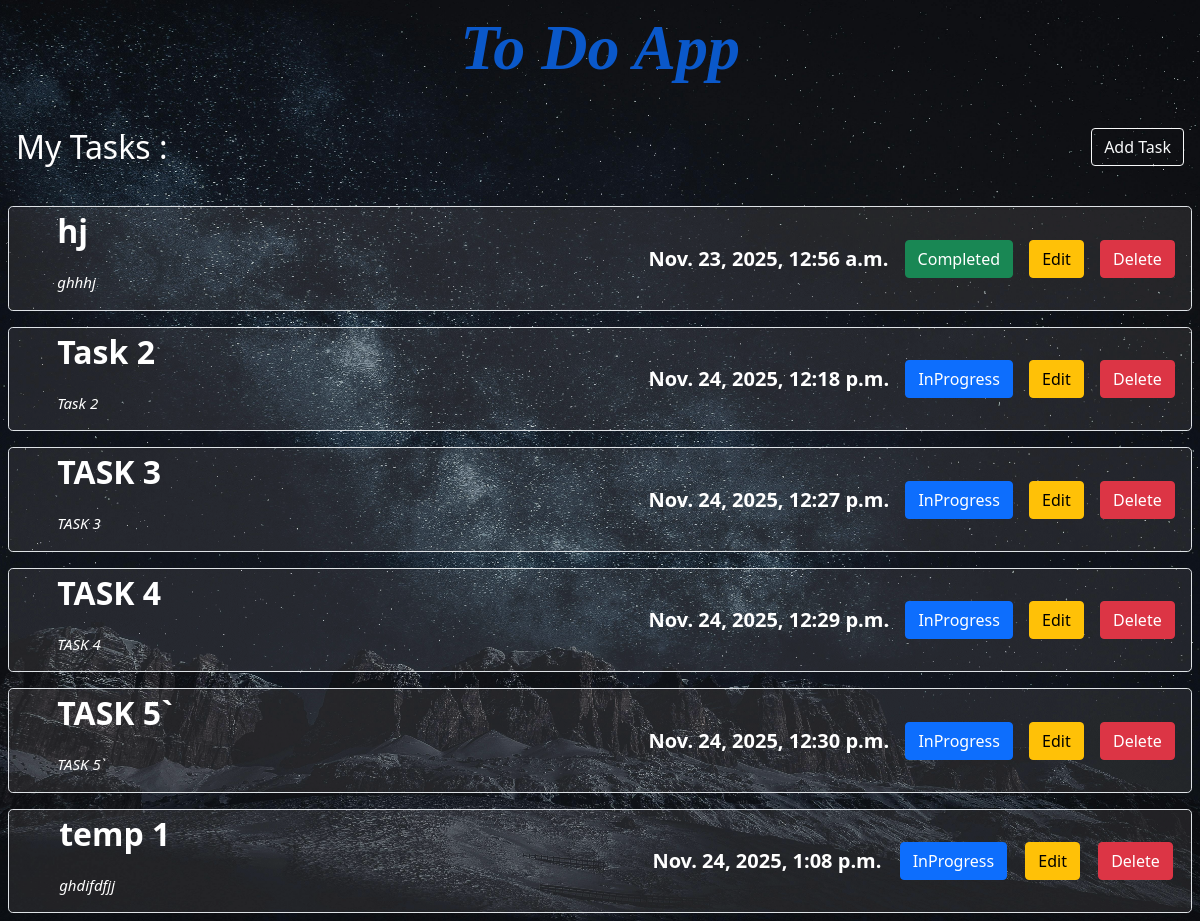
Before: / with the older database file.
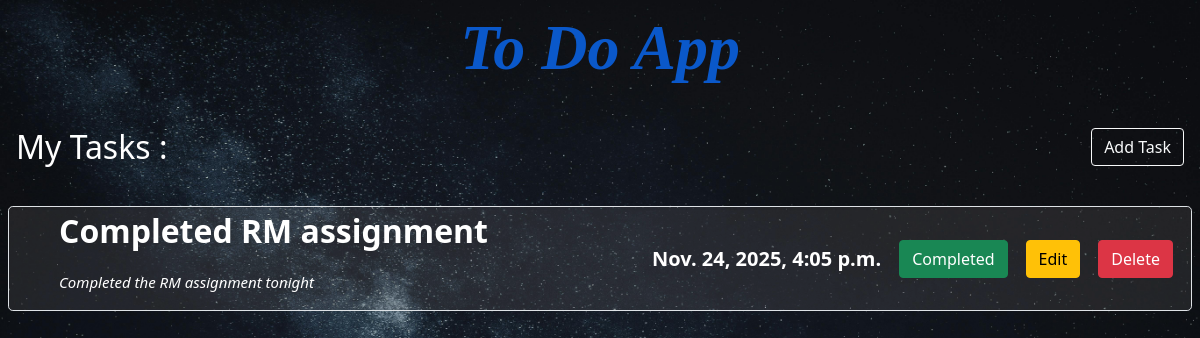
After: the same page with the newer database file.
### mylist/models.py (models this page shows)
class Task(models.Model):
    title = models.CharField()
    description = models.CharField(default=None)
    completed = models.BooleanField(default=False)
    created_at = models.DateTimeField(auto_now_add=True)

### mylist/views.py (the view)
# urls.py: 2. Add a URL to urlpatterns:  path('', views.home, name='home')
def home(request):
    task =Task.objects.all().order_by("created_at")
    return render(request, "subpages/home.html",{"task":task})

### mylist/templates/subpages/home.html (shortened to what this page needs)
{% extends "base.html" %}
{% load static %}
{% block external_css %}
<link rel="stylesheet" href="{% static 'css/home.css' %}">
{% endblock external_css %}
{% block content %}
<div class="task-box">
    <div class="header p-3 d-flex justify-content-between">
        <h2>My Tasks :</h2>
        <div class="add_btn">
            <a href="{% url "add_task" %}"><button type="button" class="btn btn-outline-light"> Add Task</button></a>
        </div>
    </div>
    <div class="task_container">
        {% for i in task %}
        <ul class="task-row d-flex justify-content-evenly align-items-center m-2 mt-3 border rounded-3">
            <li class="head ">
                <div class="main-box">
                    <p class="title fs-2 fw-bold">
                        {{i.title}}
                    </p>
                    <p class="desc fst-italic">
                        {{i.description}}
                    </p>
                </div>
            </li>
            <li class="created_date fw-bold fs-5">
                {{i.created_at}}
            </li>
            <li class="status">
                {% if i.completed %}
                <button type="button" class="btn btn-success">Completed</button>
                {% else %}
                <button type="button" class="btn btn-primary">InProgress</button>
                {% endif %}
            </li>
            <li class="Edit-btn">
                <a href="{% url 'edit_task' i.id %}"><button type="button" class="btn btn-warning">
                        Edit</button></a>
            </li>
            <li class="delete-btn">
                <a href="{% url 'delete_task' i.id %}"><button type="button" class="btn btn-danger"> Delete
                    </button></a>
            </li>
        </ul>
        {% endfor %}
    </div>
</div>
{% endblock content %}

### templates/base.html (shortened to what this page needs)
<!doctype html>
<html lang="en">
{% load static %}
<head>
    <link href="https://cdn.jsdelivr.net/npm/bootstrap@5.0.2/dist/css/bootstrap.min.css" rel="stylesheet"
>
        {% block external_css %}
        {% endblock external_css %}
</head>
<body>
    <nav>
        <a href="#"><p>To Do App</p></a>
    </nav>
    {% block content %}
    {% endblock content %}
</body>
</html>

### static/css/home.css (style rules this page uses)
.desc { font-size: 15px; }
.task-row { background-color: rgba(120, 118, 118, 0.2); }
li { list-style: none; }
.head { min-width: 50%; }

Changed rows visible on the page:
removed Task: title "hj", description "ghhhj", created_at "Nov. 23, 2025, 12:56 a.m.", completed "Completed"
removed Task: title "Task 2", description "Task 2", created_at "Nov. 24, 2025, 12:18 p.m.", completed "InProgress"
removed Task: title "TASK 3", description "TASK 3", created_at "Nov. 24, 2025, 12:27 p.m.", completed "InProgress"
removed Task: title "TASK 4", description "TASK 4", created_at "Nov. 24, 2025, 12:29 p.m.", completed "InProgress"
removed Task: title "TASK 5`", description "TASK 5`", created_at "Nov. 24, 2025, 12:30 p.m.", completed "InProgress"
removed Task: title "temp 1", description "ghdifdfjj", created_at "Nov. 24, 2025, 1:08 p.m.", completed "InProgress"
added Task: title "Completed RM assignment", description "Completed the RM assignment tonight", created_at "Nov. 24, 2025, 4:05 p.m.", completed "Completed"
